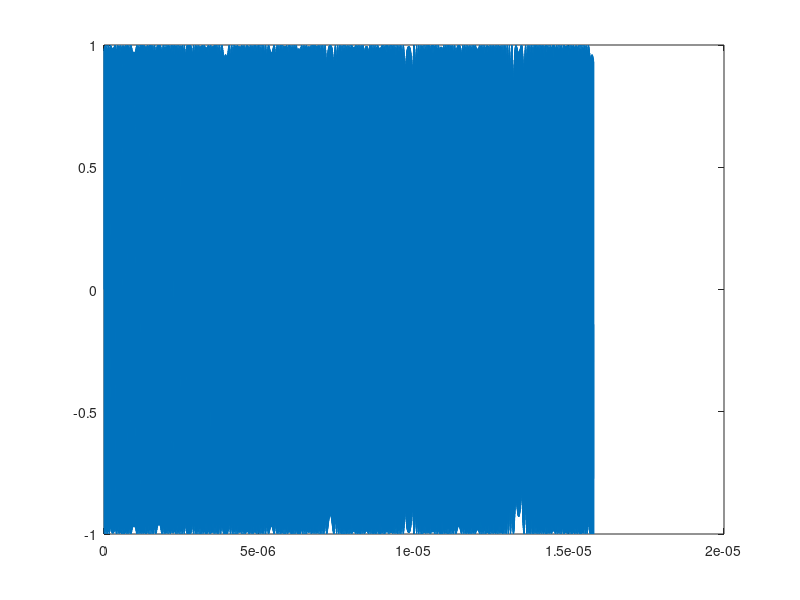
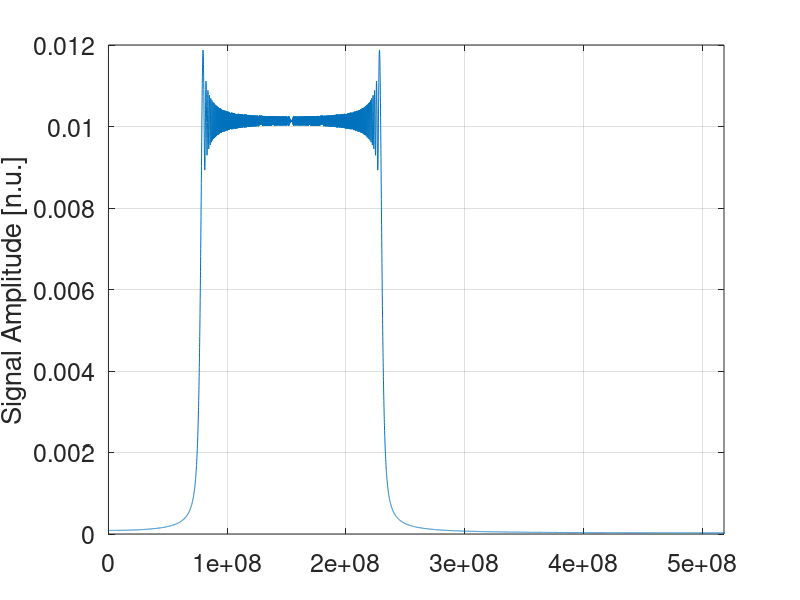
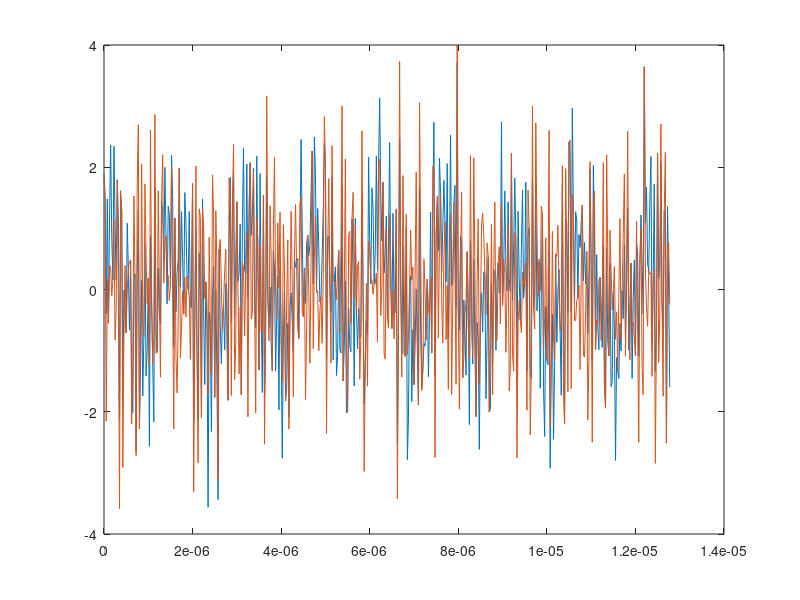
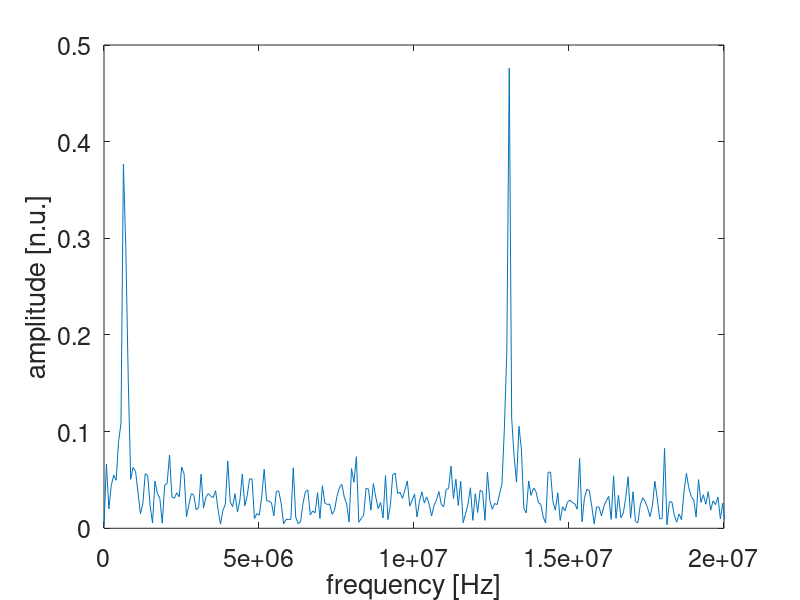

These figures' MATLAB source, in order:
clear all
close all

%%% FMCW
NFFT=512;
NCHIRP=256;
FS=40e6;
TS=1/FS;
t=[0:TS:(NFFT-1)*TS];

R1=10; %m
R2=200; %m
V1=50/3.6;% m/s
V2=200/3.6; %m/s
f0=79e9; %Hz
t0=1./f0;

c=3e8; %m/s

DF=154e6;    %Chirpband B
Tsw=15.8e-6;    %Chirp time

m=DF/Tsw;

%%% per fare spttro banda chirp
NFFTT=2^14;
fc=50e6 %100 MHz
fc=77e6 %100 MHz
fof=50e6 % MHz

%FSS=770e6;TSS=1/FSS;
TSS=Tsw/NFFTT;FSS=1/TSS;
t1=[0:1:(NFFTT-1)]*Tsw/NFFTT;

st=sin(2*pi*(fc+0.5*m*t1).*t1);
ST=fft(st,NFFTT)/NFFTT;
fST=[0:1:NFFTT-1]/(NFFTT*TSS);
figure;plot(t1,st);
figure;plot(fST,abs(ST));
ylabel('Signal Amplitude [n.u.]','fontsize',18)
set(gca,'fontsize',18,'xlim',[0 FSS/2])
grid on

%%%%
%%%% noise
TK=293;
BN=FS;
SNR=0 %dB di rapposrto segnale rumore voluto
pn=1.380658e-23.*TK.*BN; %questo dovrebbe essere il KTB in Watt 

pn=0.5*10^(-SNR/10); %questo vale imponendo come riferimenteo di potenza per il seganale 0.5 (V^2/2 con V=1)

% genera i campioni di rumore AWGN
%rng('shuffle')
randn('state',sum(100*clock));
nn=sqrt(pn).*randn(size(t));
%   out_n=filtro_BP(f0,BLP,n,t,ts);   
%    nn=filtro_BP(1+FS/2,FS,nn,t,TS/3);   


T=[0:Tsw:(NCHIRP-1)*Tsw];
fd1=2*V1*f0/c+m*2*(R1+V1.*T)/c;
fv1=2*f0*(R1+V1.*T)/c;
fd2=2*V2*f0/c+m*2*(R2+V2.*T)/c;
fv2=2*f0*(R2+V2.*T)/c;

for i=1:NCHIRP 
    %x=sin(2*pi*(fd1(i).*t+fv1(i)))+sin(2*pi*(fd2(i).*t+fv2(i))); 
    x0=sin(2*pi*(fd1(i).*t+fv1(i)))+sin(2*pi*(fd2(i).*t+fv2(i))); %senza AWGN
    x=x0+nn; %con AWGN
    x20=sin(2*pi*((fof+fd1(i)).*t+fv1(i)))+sin(2*pi*(fd2(i).*t+fv2(i))); %senza AWGN
    x2=x20+nn; %con AWGN
    %x=sin(2*pi*fd1(i).*t+fv1(i)); 
    Y0(i,:)=fft(x0,NFFT)./NFFT; 
    Y(i,:)=fft(x,NFFT)./NFFT; 
    Y2(i,:)=fft(x2,NFFT)./NFFT; 
end
figure;plot(t,x,t,x2)
f = FS*linspace(0,1,NFFT);
R0=c.*f/(2*m);
%figure;plot(R0,abs(Y(1,:)));
figure;plot(f,abs(Y(1,:)));
%set(gca,'yscale','log')
title('')
xlabel('frequency [Hz]','fontsize',18)
ylabel('amplitude [n.u.]','fontsize',18)
set(gca,'xlim',[0,FS/2],'fontsize',18)
figure;plot(R0,abs(Y(1,:)));

for i=1:NFFT
    ZZ0(i,:)=fft(Y0(:,i),NCHIRP)./NCHIRP;
    ZZ(i,:)=fft(Y(:,i),NCHIRP)./NCHIRP;
    ZZ2(i,:)=fft(Y2(:,i),NCHIRP)./NCHIRP;
    
end

%ZZ=fft2(Y);
FSV=1/Tsw;
fsv = FSV*linspace(0,1,NCHIRP);
VD=3.6*(c*fsv/(2*f0));% km/h

[RR,VV]=meshgrid(R0,VD);
n=0;
%ZZ=fftshift(ZZ);
%ZZ2=fftshift(ZZ2);
%RR=RR-max(R0)/2;
%VV=VV-max(VD)/2;

figure;surface(RR,VV,abs(ZZ'));shading flat;colormap(1-gray);
n=n+1;h(n)=xlabel(['Range [m] step:',num2str(R0(2)-R0(1)),' m']);
n=n+1;h(n)=ylabel(['Speed [km/h] step:',num2str(VD(2)-VD(1)),' km/h']);
set(gca,'fontsize',18,'xlim',[0 max(max(RR))],'ylim',[-max(VD)/2 max(VD)/2]);

figure;surf(RR(1:NCHIRP/2,1:NFFT/2),VV(1:NCHIRP/2,1:NFFT/2),abs(ZZ(1:NFFT/2,1:NCHIRP/2)'));
n=n+1;h(n)=xlabel(['Range [m] step:',num2str(R0(2)-R0(1)),' m']);
n=n+1;h(n)=ylabel(['Speed [km/h] step:',num2str(VD(2)-VD(1)),' km/h']);
n=n+1;h(n)=zlabel(['Amplitude [n.u.]'])
title('ZZ')
set(gca,'fontsize',18,'xlim',[0 max(max(RR))]/2,'ylim',[0 max(VD)/2])

figure;surf(RR(1:NCHIRP/2,1:NFFT/2),VV(1:NCHIRP/2,1:NFFT/2),abs(ZZ0(1:NFFT/2,1:NCHIRP/2)'));
n=n+1;h(n)=xlabel(['Range [m] step:',num2str(R0(2)-R0(1)),' m']);
n=n+1;h(n)=ylabel(['Speed [km/h] step:',num2str(VD(2)-VD(1)),' km/h']);
n=n+1;h(n)=zlabel(['Amplitude [n.u.]'])
title('ZZ0')
set(gca,'fontsize',18,'xlim',[0 max(max(RR))]/2,'ylim',[0 max(VD)/2])

figure;surf(RR(1:NCHIRP/2,1:NFFT/2),VV(1:NCHIRP/2,1:NFFT/2),abs(Y0(1:NCHIRP/2,1:NFFT/2)));
n=n+1;h(n)=xlabel(['Range [m] step:',num2str(R0(2)-R0(1)),' m']);
n=n+1;h(n)=ylabel(['Speed [km/h] step:',num2str(VD(2)-VD(1)),' km/h']);
n=n+1;h(n)=zlabel(['Amplitude [n.u.]']);
set(gca,'fontsize',18,'xlim',[0 max(max(RR))]/2,'ylim',[0 max(VD)/2])

figure;surf(RR(1:NCHIRP/2,1:NFFT/2),VV(1:NCHIRP/2,1:NFFT/2),abs(Y(1:NCHIRP/2,1:NFFT/2)));
n=n+1;h(n)=xlabel(['Range [m] step:',num2str(R0(2)-R0(1)),' m']);
n=n+1;h(n)=ylabel(['Speed [km/h] step:',num2str(VD(2)-VD(1)),' km/h']);
n=n+1;h(n)=zlabel(['Amplitude [n.u.]']);
set(gca,'fontsize',18,'xlim',[0 max(max(RR))]/2,'ylim',[0 max(VD)/2])

figure;surface(RR,VV,abs(ZZ2'));shading flat;colormap(1-gray);
n=n+1;h(n)=xlabel(['Range [m] step:',num2str(R0(2)-R0(1)),' m'])
n=n+1;h(n)=ylabel(['Speed [km/h] step:',num2str(VD(2)-VD(1)),' km/h'])
set(gca,'fontsize',18,'xlim',[0 max(max(RR))],'ylim',[-max(VD)/2 max(VD)/2])
set(h,'fontsize',18)

title('Interferenza')

